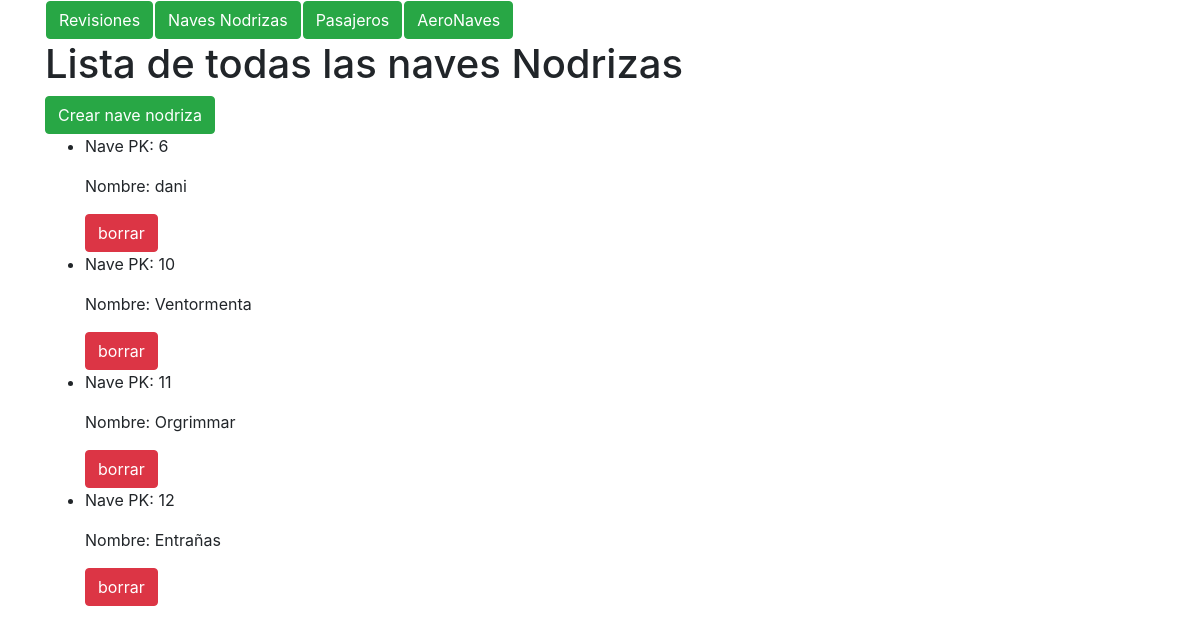
The app's page /, older data.
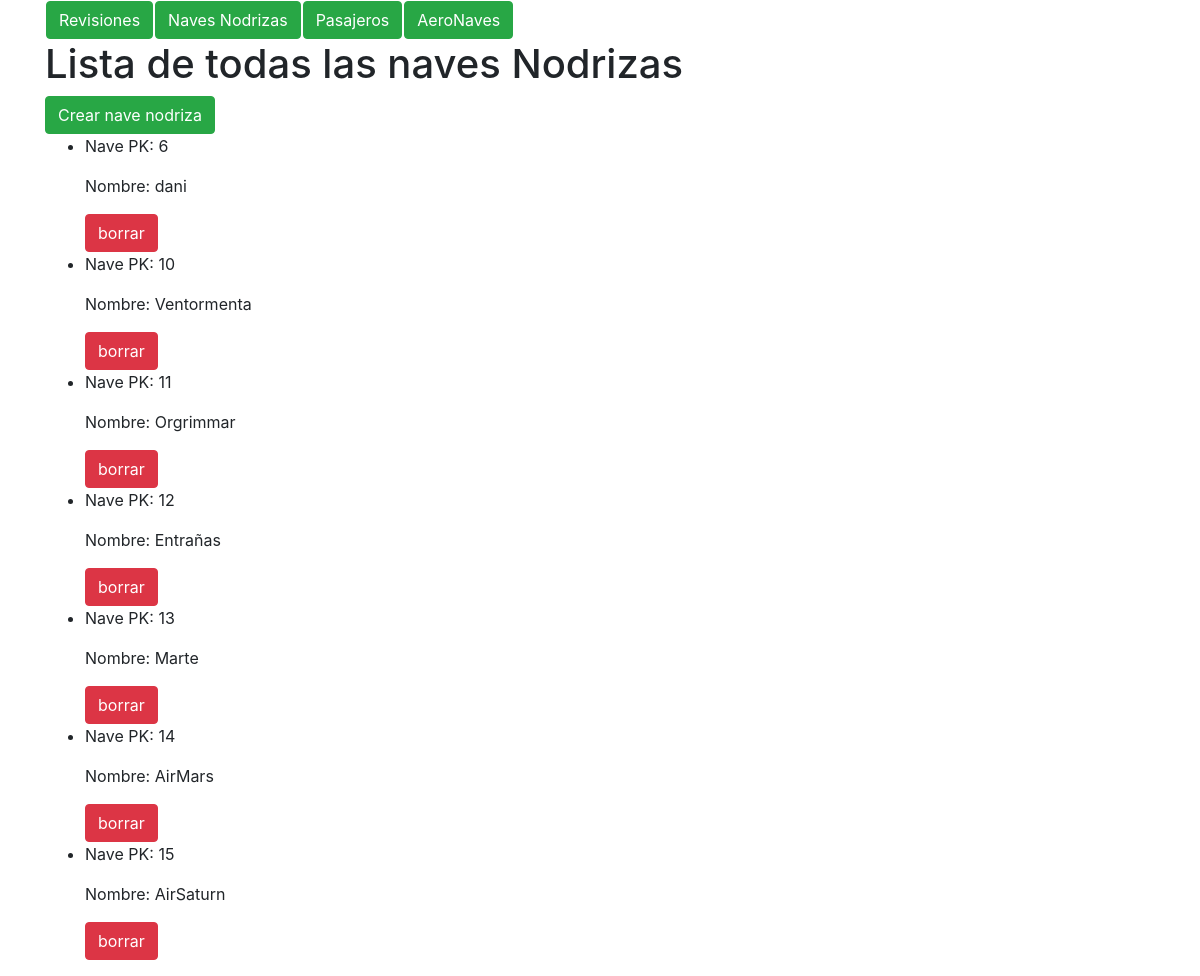
The same page, newer data.
### marcianos/models.py (models this page shows)
class nave_nodriza(models.Model):
    nombre = models.CharField(max_length=400)

### marcianos/views.py (the view)
# urls.py: path('', views.nave_nodrizaList, name = 'naves_list'),
def nave_nodrizaList(request, template_name = 'nave_nodriza/lista.html'):
    naves_nodrizas = nave_nodriza.objects.all() #Obtengo la lista de naves
    data = {}
    data['object_list'] = naves_nodrizas #Devuelvo los objetos que voy a pintar
    return render(request, template_name, data)

### marcianos/templates/nave_nodriza/lista.html (shortened to what this page needs)
<!DOCTYPE html>
<html>
  <head>
    <link rel="stylesheet" href="https://maxcdn.bootstrapcdn.com/bootstrap/4.0.0-beta.2/css/bootstrap.min.css">
  </head>
  <body>
    <div class="container">
        {% include "home.html" %}
        <h1>Lista de todas las naves Nodrizas</h1>
        <a class="btn btn-success" href='{% url "naves_create" %}'> Crear nave nodriza</a>
        <ul>
          {% for Nave in object_list %}
            <li>
              <p>Nave PK: {{ Nave.pk }}</p>
              <p>Nombre: {{ Nave.nombre }}</p>
              <a class="btn btn-danger" href='{% url "naves_delete" Nave.pk %}'>borrar</a>
            </li>
          {% endfor %}
        </ul>
    </div>
  </body>
</html>

Row changes from the older to the newer data that the page shows:
added nave_nodriza: pk "13", nombre "Marte"
added nave_nodriza: pk "14", nombre "AirMars"
added nave_nodriza: pk "15", nombre "AirSaturn"
